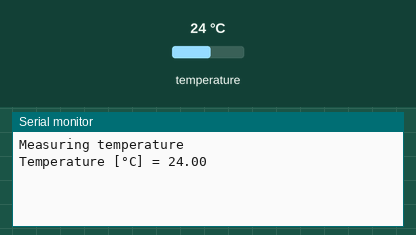
Simulated run of this sketch. Board: ESP32. Shown: the last lines printed to the serial monitor. Inputs (shaded band) come from the test bench; at power-on: temperature 24 °C.

Above: at 3.2 s.
3.3 s: temperature set to 12 °C
At 5.2 s:
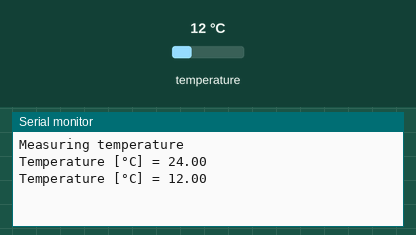
5.8 s: temperature set to 19 °C
At 7.0 s:
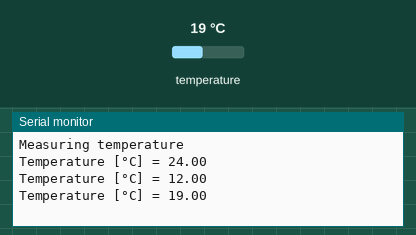
Timing chart, 0 to 8.8 s (numbered marks = the images above; inputs shaded):
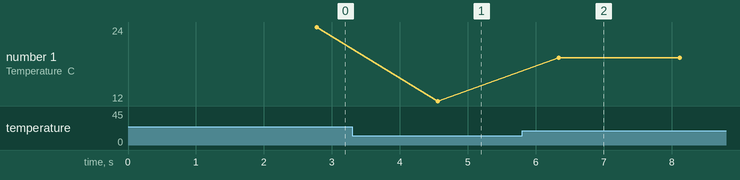

Measured:
- after the input at 3.3 s, the serial monitor: prints a new line after 1.3 s (image 1)
- after the input at 5.8 s, the serial monitor: prints a new line after 0.54 s (image 2)
- plotted number 1: 24 → 12 after the input at 3.3 s, 12 → 19 after the input at 5.8 s

The sketch:

temperature.ino
```cpp
// Julia Steiwer, 29. Dec. 2024
// Read temperature from DS18B20 sensor with ESP32.

// Libraries
#include <OneWire.h>
#include <DallasTemperature.h>

#define ONE_WIRE_BUS 7 // pin where the data wire is plugged into
OneWire oneWire(ONE_WIRE_BUS);
DallasTemperature sensors(&oneWire);

void setup() {
  // put your setup code here, to run once:

  Serial.begin(115200); // baud rate for ESP32
  delay(2000);
  Serial.println("Measuring temperature");
}

void loop() {
  // put your main code here, to run repeatedly:

  // -- DS18B20 Temperature
  sensors.begin(); // start up the sensor library
  sensors.requestTemperatures(); // Send the command to get temperatures
  float tempC = sensors.getTempCByIndex(0); // there's only one temperature sensor so we can index to it

  // Print temperature info to serial monitor
  Serial.print("Temperature [°C] = ");
  Serial.println(tempC);

  delay(1000);
}

// Julia Steiwer, 29. Dec. 2024
```
